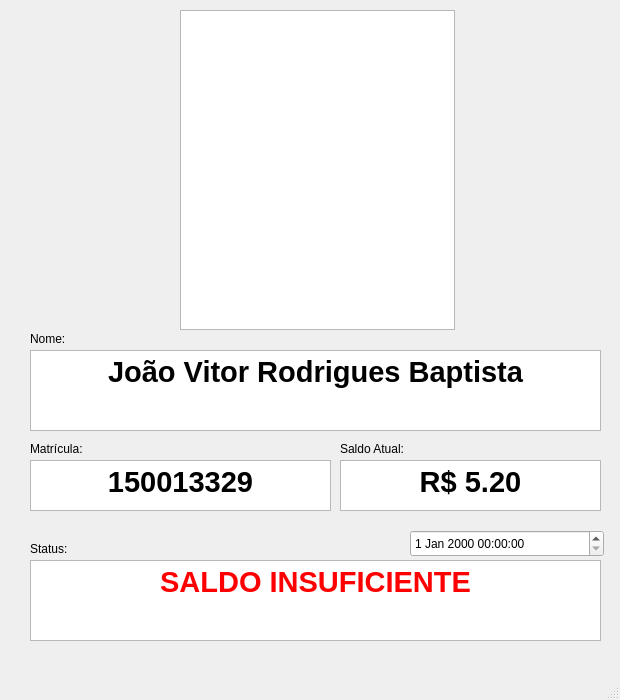
<?xml version="1.0" encoding="UTF-8"?>
<ui version="4.0">
 <class>Monitor</class>
 <widget class="QMainWindow" name="Monitor">
  <property name="geometry">
   <rect>
    <x>0</x>
    <y>0</y>
    <width>620</width>
    <height>700</height>
   </rect>
  </property>
  <property name="maximumSize">
   <size>
    <width>620</width>
    <height>700</height>
   </size>
  </property>
  <property name="windowTitle">
   <string>Monitor</string>
  </property>
  <widget class="QWidget" name="centralwidget">
   <widget class="QTextBrowser" name="Nome">
    <property name="geometry">
     <rect>
      <x>30</x>
      <y>350</y>
      <width>571</width>
      <height>81</height>
     </rect>
    </property>
    <property name="html">
     <string>&lt;!DOCTYPE HTML PUBLIC &quot;-//W3C//DTD HTML 4.0//EN&quot; &quot;http://www.w3.org/TR/REC-html40/strict.dtd&quot;&gt;
&lt;html&gt;&lt;head&gt;&lt;meta name=&quot;qrichtext&quot; content=&quot;1&quot; /&gt;&lt;style type=&quot;text/css&quot;&gt;
p, li { white-space: pre-wrap; }
&lt;/style&gt;&lt;/head&gt;&lt;body style=&quot; font-family:'Ubuntu'; font-size:11pt; font-weight:400; font-style:normal;&quot;&gt;
&lt;p align=&quot;center&quot; style=&quot; margin-top:0px; margin-bottom:0px; margin-left:0px; margin-right:0px; -qt-block-indent:0; text-indent:0px;&quot;&gt;&lt;span style=&quot; font-size:22pt; font-weight:600;&quot;&gt;João Vitor Rodrigues Baptista&lt;/span&gt;&lt;/p&gt;
&lt;p align=&quot;center&quot; style=&quot;-qt-paragraph-type:empty; margin-top:0px; margin-bottom:0px; margin-left:0px; margin-right:0px; -qt-block-indent:0; text-indent:0px; font-size:22pt; font-weight:600;&quot;&gt;&lt;br /&gt;&lt;/p&gt;&lt;/body&gt;&lt;/html&gt;</string>
    </property>
   </widget>
   <widget class="QTextBrowser" name="Matricula">
    <property name="geometry">
     <rect>
      <x>30</x>
      <y>460</y>
      <width>301</width>
      <height>51</height>
     </rect>
    </property>
    <property name="html">
     <string>&lt;!DOCTYPE HTML PUBLIC &quot;-//W3C//DTD HTML 4.0//EN&quot; &quot;http://www.w3.org/TR/REC-html40/strict.dtd&quot;&gt;
&lt;html&gt;&lt;head&gt;&lt;meta name=&quot;qrichtext&quot; content=&quot;1&quot; /&gt;&lt;style type=&quot;text/css&quot;&gt;
p, li { white-space: pre-wrap; }
&lt;/style&gt;&lt;/head&gt;&lt;body style=&quot; font-family:'Ubuntu'; font-size:11pt; font-weight:400; font-style:normal;&quot;&gt;
&lt;p align=&quot;center&quot; style=&quot; margin-top:0px; margin-bottom:0px; margin-left:0px; margin-right:0px; -qt-block-indent:0; text-indent:0px;&quot;&gt;&lt;span style=&quot; font-size:22pt; font-weight:600;&quot;&gt;150013329&lt;/span&gt;&lt;/p&gt;&lt;/body&gt;&lt;/html&gt;</string>
    </property>
   </widget>
   <widget class="QTextBrowser" name="Dinheiro">
    <property name="geometry">
     <rect>
      <x>340</x>
      <y>460</y>
      <width>261</width>
      <height>51</height>
     </rect>
    </property>
    <property name="html">
     <string>&lt;!DOCTYPE HTML PUBLIC &quot;-//W3C//DTD HTML 4.0//EN&quot; &quot;http://www.w3.org/TR/REC-html40/strict.dtd&quot;&gt;
&lt;html&gt;&lt;head&gt;&lt;meta name=&quot;qrichtext&quot; content=&quot;1&quot; /&gt;&lt;style type=&quot;text/css&quot;&gt;
p, li { white-space: pre-wrap; }
&lt;/style&gt;&lt;/head&gt;&lt;body style=&quot; font-family:'Ubuntu'; font-size:11pt; font-weight:400; font-style:normal;&quot;&gt;
&lt;p align=&quot;center&quot; style=&quot; margin-top:0px; margin-bottom:0px; margin-left:0px; margin-right:0px; -qt-block-indent:0; text-indent:0px;&quot;&gt;&lt;span style=&quot; font-size:22pt; font-weight:600;&quot;&gt;R$ 5.20&lt;/span&gt;&lt;/p&gt;&lt;/body&gt;&lt;/html&gt;</string>
    </property>
   </widget>
   <widget class="QLabel" name="Matricula_l">
    <property name="geometry">
     <rect>
      <x>30</x>
      <y>440</y>
      <width>71</width>
      <height>17</height>
     </rect>
    </property>
    <property name="text">
     <string>Matrícula: </string>
    </property>
   </widget>
   <widget class="QLabel" name="DInheiro_l">
    <property name="geometry">
     <rect>
      <x>340</x>
      <y>440</y>
      <width>131</width>
      <height>17</height>
     </rect>
    </property>
    <property name="text">
     <string>Saldo Atual:</string>
    </property>
   </widget>
   <widget class="QLabel" name="Nome_L">
    <property name="geometry">
     <rect>
      <x>30</x>
      <y>330</y>
      <width>131</width>
      <height>17</height>
     </rect>
    </property>
    <property name="text">
     <string>Nome:</string>
    </property>
   </widget>
   <widget class="QDateTimeEdit" name="Data_e_HOra">
    <property name="geometry">
     <rect>
      <x>410</x>
      <y>530</y>
      <width>194</width>
      <height>27</height>
     </rect>
    </property>
   </widget>
   <widget class="QTextBrowser" name="Status">
    <property name="geometry">
     <rect>
      <x>30</x>
      <y>560</y>
      <width>571</width>
      <height>81</height>
     </rect>
    </property>
    <property name="html">
     <string>&lt;!DOCTYPE HTML PUBLIC &quot;-//W3C//DTD HTML 4.0//EN&quot; &quot;http://www.w3.org/TR/REC-html40/strict.dtd&quot;&gt;
&lt;html&gt;&lt;head&gt;&lt;meta name=&quot;qrichtext&quot; content=&quot;1&quot; /&gt;&lt;style type=&quot;text/css&quot;&gt;
p, li { white-space: pre-wrap; }
&lt;/style&gt;&lt;/head&gt;&lt;body style=&quot; font-family:'Ubuntu'; font-size:11pt; font-weight:400; font-style:normal;&quot;&gt;
&lt;p align=&quot;center&quot; style=&quot; margin-top:0px; margin-bottom:0px; margin-left:0px; margin-right:0px; -qt-block-indent:0; text-indent:0px;&quot;&gt;&lt;span style=&quot; font-size:22pt; font-weight:600; color:#ff0000;&quot;&gt;SALDO INSUFICIENTE&lt;/span&gt;&lt;/p&gt;
&lt;p align=&quot;center&quot; style=&quot;-qt-paragraph-type:empty; margin-top:0px; margin-bottom:0px; margin-left:0px; margin-right:0px; -qt-block-indent:0; text-indent:0px; font-size:22pt; font-weight:600; color:#00aa00;&quot;&gt;&lt;br /&gt;&lt;/p&gt;&lt;/body&gt;&lt;/html&gt;</string>
    </property>
   </widget>
   <widget class="QLabel" name="Status_l">
    <property name="geometry">
     <rect>
      <x>30</x>
      <y>540</y>
      <width>66</width>
      <height>17</height>
     </rect>
    </property>
    <property name="text">
     <string>Status:</string>
    </property>
   </widget>
   <widget class="QTextBrowser" name="textBrowser">
    <property name="geometry">
     <rect>
      <x>180</x>
      <y>10</y>
      <width>275</width>
      <height>320</height>
     </rect>
    </property>
    <property name="minimumSize">
     <size>
      <width>275</width>
      <height>320</height>
     </size>
    </property>
    <property name="maximumSize">
     <size>
      <width>275</width>
      <height>320</height>
     </size>
    </property>
    <property name="html">
     <string>&lt;!DOCTYPE HTML PUBLIC &quot;-//W3C//DTD HTML 4.0//EN&quot; &quot;http://www.w3.org/TR/REC-html40/strict.dtd&quot;&gt;
&lt;html&gt;&lt;head&gt;&lt;meta name=&quot;qrichtext&quot; content=&quot;1&quot; /&gt;&lt;style type=&quot;text/css&quot;&gt;
p, li { white-space: pre-wrap; }
&lt;/style&gt;&lt;/head&gt;&lt;body style=&quot; font-family:'Ubuntu'; font-size:11pt; font-weight:400; font-style:normal;&quot;&gt;
&lt;p style=&quot; margin-top:0px; margin-bottom:0px; margin-left:0px; margin-right:0px; -qt-block-indent:0; text-indent:0px;&quot;&gt;&lt;img src=&quot;:/PIC/cortado.png&quot; /&gt;&lt;/p&gt;&lt;/body&gt;&lt;/html&gt;</string>
    </property>
   </widget>
  </widget>
  <widget class="QMenuBar" name="menubar">
   <property name="geometry">
    <rect>
     <x>0</x>
     <y>0</y>
     <width>620</width>
     <height>25</height>
    </rect>
   </property>
  </widget>
  <widget class="QStatusBar" name="statusbar"/>
 </widget>
 <resources>
  <include location="../../../../../../Pictures/CyberGate%20(copy).png"/>
 </resources>
 <connections/>
</ui>
